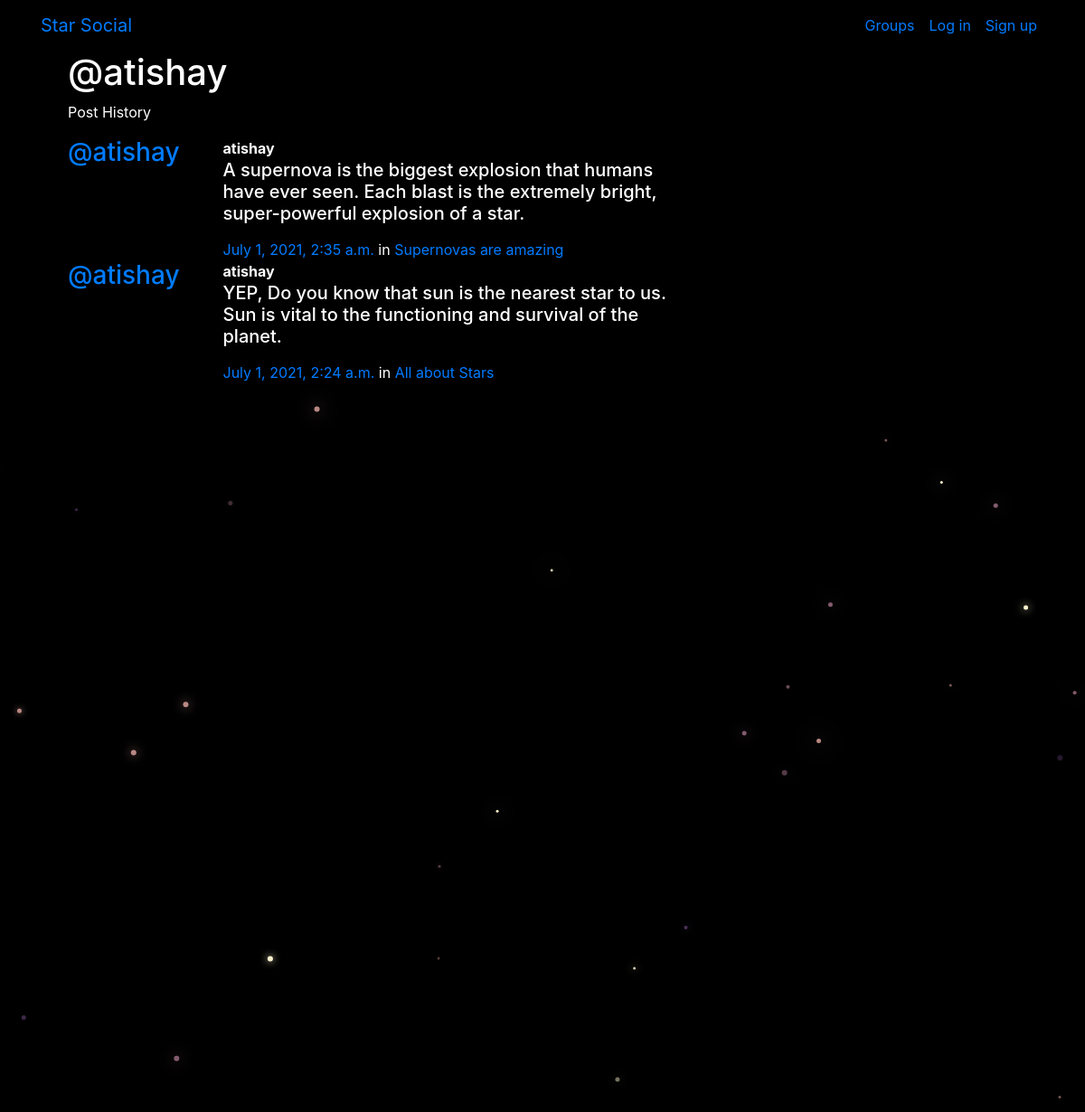
The app's page /posts/by/atishay/ with its own data.
### posts/models.py (models this page shows, shortened)
class Post(models.Model):
    user = models.ForeignKey(User, related_name="posts",on_delete=models.CASCADE)
    created_at = models.DateTimeField(auto_now=True)
    message = models.TextField()
    message_html = models.TextField(editable=False)
    group = models.ForeignKey(Group, related_name="posts",null=True, blank=True,on_delete=models.CASCADE)
    class Meta:
        ordering = ["-created_at"]
        unique_together = ["user", "message"]

### groups/models.py (models this page shows, shortened)
class Group(models.Model):
    name = models.CharField(max_length=255, unique=True)
    slug = models.SlugField(allow_unicode=True, unique=True)
    description = models.TextField(blank=True, default='')
    description_html = models.TextField(editable=False, default='', blank=True)
    members = models.ManyToManyField(User,through="GroupMember")
    class Meta:
        ordering = ["name"]

### posts/views.py (the view)
# urls.py: path("by/<username>/",views.UserPosts.as_view(),name="for_user"),
class UserPosts(generic.ListView):
    model = models.Post
    template_name = "posts/user_post_list.html"
    def get_queryset(self):
        try:
            self.post_user = User.objects.prefetch_related("posts").get(
                username__iexact=self.kwargs.get("username")
            )
        except User.DoesNotExist:
            raise Http404
        else:
            return self.post_user.posts.all()
    def get_context_data(self, **kwargs):
        context = super().get_context_data(**kwargs)
        context["post_user"] = self.post_user
        return context

### posts/templates/posts/user_post_list.html
{% extends "posts/post_base.html" %}
{% block prepost %}
<div class="col-md-4">
	<h1>@{{ post_user.username }}</h1>
	<p>Post History</p>
</div>
{% endblock %}
{% block post_content %}
<div class="col-md-8">
	{% for post in post_list %}
		{% include "posts/_post.html" %}
	{% endfor %}
</div>
{% endblock %}

### posts/templates/posts/_post.html (shortened to what this page needs)
<div class="media">
	<h3 class="mr-5"><a href="{% url 'posts:for_user' username=post.user.username %}">@{{ post.user.username }}</a></h3>
	<div class="media-body">
		<strong>{{ post.user.username }}</strong>
		<h5>{{ post.message_html|safe }}</h5>
			<time class="time"><a href="{% url 'posts:single' username=post.user.username pk=post.pk %}">{{ post.created_at }}</a></time>
			{% if post.group %}
			<span class="group-name">in <a href="#">{{ post.group.name }}</a></span>
			{% endif %}
	</div>
</div>

### static/simplesocial/css/master.css (style rules this page uses)
body { margin: 0; overflow: hidden; background-color: black; color:white; }

### records on screen
Post: user.username "atishay", message_html "A supernova is the biggest explosion that humans have ever seen. Each blast is the extremely bright, super-powerful explosion of a star.", created_at "July 1, 2021, 2:35 a.m.", group.name "Supernovas are amazing"
Post: user.username "atishay", message_html "YEP, Do you know that sun is the nearest star to us. Sun is vital to the functioning and survival of the planet.", created_at "July 1, 2021, 2:24 a.m.", group.name "All about Stars"

### other values on screen
{{ post_user.username }} "atishay"
